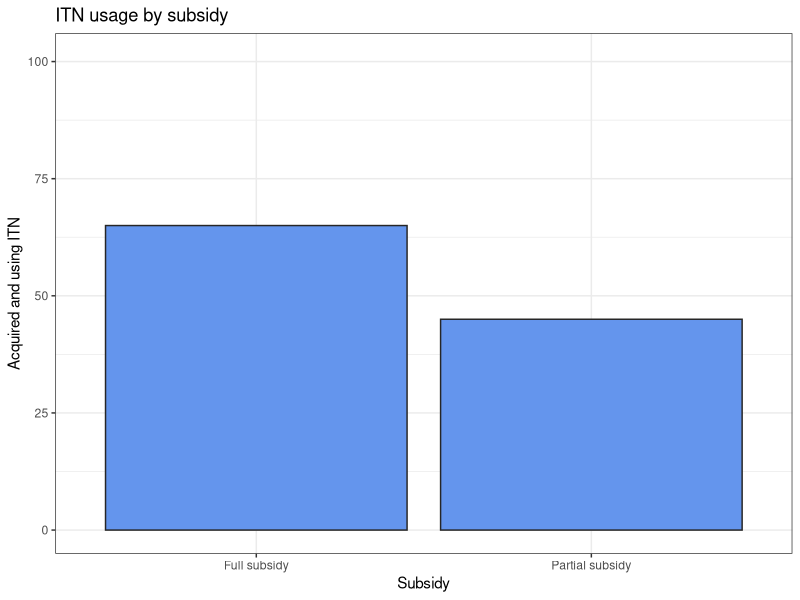
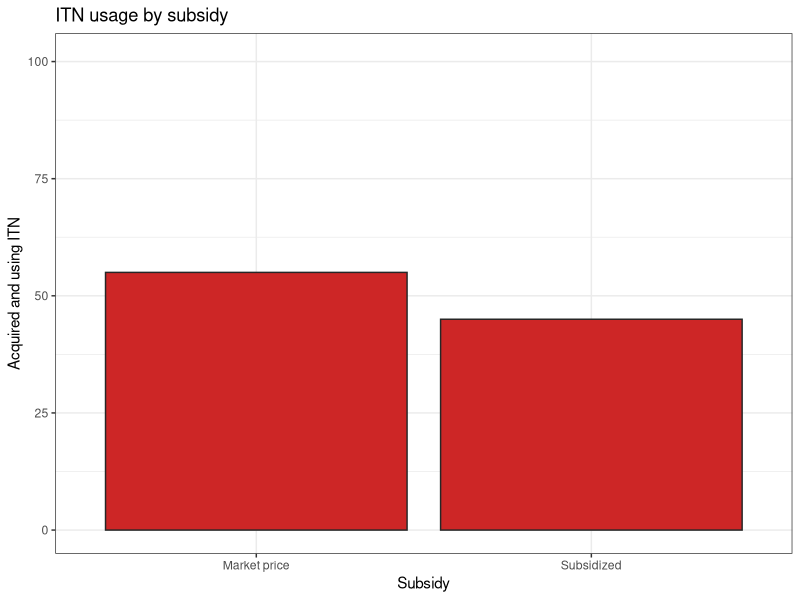

Here is the R script that generated these plots, in order:
## ---- chunk 1
options(htmltools.dir.version = FALSE)
knitr::opts_chunk$set(
  message=FALSE, warning=FALSE, echo = FALSE, 
  fig.width=3, fig.height=2, fig.align = 'center'
)
## ---- chunk 2
library(tidyverse)
library(magrittr)
## ---- chunk 3
  df = tribble(~x, ~y,
               "Full subsidy", 65,
               "Partial subsidy", 45)

  ggplot(df, aes(x,y)) + 
    geom_col(fill = 'cornflowerblue',color = 'gray15') +
    scale_y_continuous(
      breaks = seq(0,100,25),
    ) +
    coord_cartesian(ylim = c(0,101)) +
    labs(
      x = "Subsidy",
      y = "Acquired and using ITN",
      title = "ITN usage by subsidy"
    ) +
    theme_bw()
## ---- chunk 4
  df = tribble(~x, ~y,
               "Subsidized", 45,
               "Market price", 55)

  ggplot(df, aes(x,y)) + 
    geom_col(fill = 'firebrick3',color = 'gray15') +
    scale_y_continuous(
      breaks = seq(0,100,25),
    ) +
    coord_cartesian(ylim = c(0,101)) +
    labs(
      x = "Subsidy",
      y = "Acquired and using ITN",
      title = "ITN usage by subsidy"
    ) +
    theme_bw()
